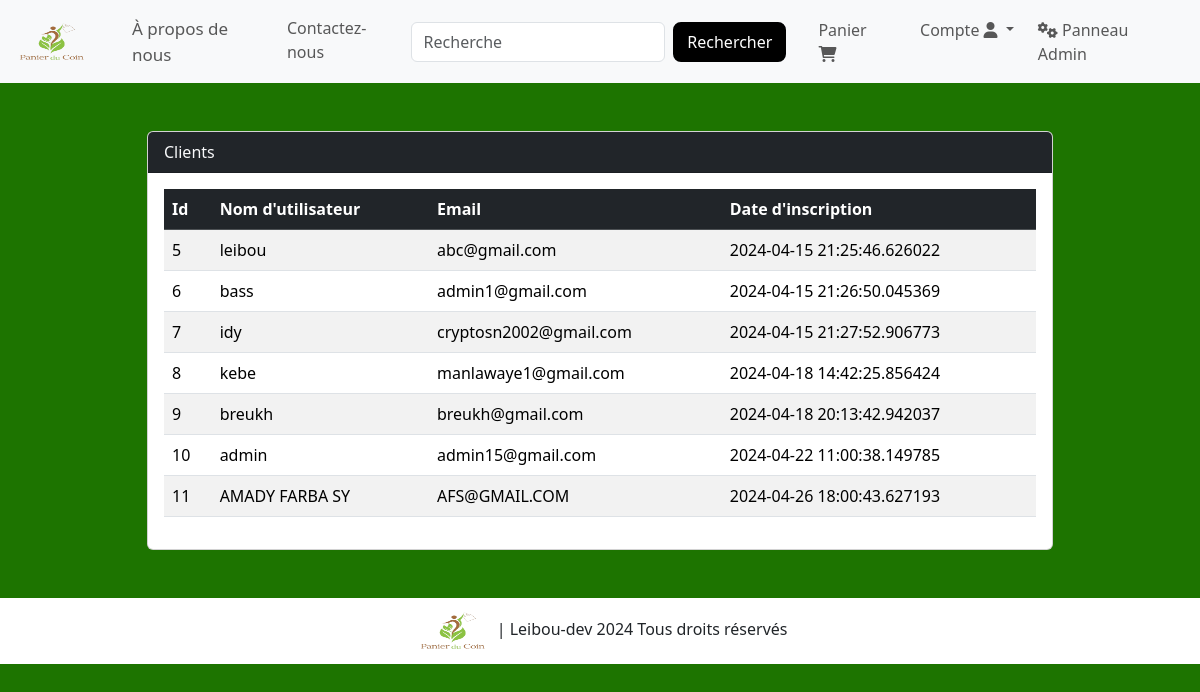
The app's page /customers (signed in) with its own data.
### website/models.py (models this page shows, shortened)
class Customer(db.Model, UserMixin):
    id = db.Column(db.Integer, primary_key=True)
    email = db.Column(db.String(100), unique=True)
    username = db.Column(db.String(100))
    password_hash = db.Column(db.String(150))
    date_joined = db.Column(db.DateTime(), default=datetime.utcnow)
    cart_items = db.relationship('Cart', backref=db.backref('customer', lazy=True))
    orders = db.relationship('OneOrder', backref=db.backref('customer', lazy=True))
    @property
    def password(self):
        raise AttributeError('Password is not a readable Attribute')

### website/admin.py (the view)
@admin.route('/customers')
@login_required
def display_customers():
    if current_user.id == 5 or 6:
        customers = Customer.query.all()
        return render_template('customers.html', customers=customers)
    return render_template('404.html')

### website/templates/customers.html (shortened to what this page needs)
{% extends 'base.html' %}
{% block body %}
<div class="container-fluid mt-5">
    <div class="row justify-content-center">
        <div class="col-md-10">
            <div class="card">
                <div class="card-header bg-dark text-light">
                    Clients
                </div>
                <div class="card-body">
                    <div class="table-responsive">
                        <table class="table table-hover table-striped">
                            <thead class="table-dark">
                                <tr>
                                    <th scope="col">Id</th>
                                    <th scope="col">Nom d'utilisateur</th>
                                    <th scope="col">Email</th>
                                    <th scope="col">Date d'inscription</th>
                                </tr>
                            </thead>
                            <tbody>
                                {% for customer in customers %}
                                <tr>
                                    <td>{{ customer.id }}</td>
                                    <td>{{ customer.username }}</td>
                                    <td>{{ customer.email }}</td>
                                    <td>{{ customer.date_joined }}</td>
                                </tr>
                                {% endfor %}
                            </tbody>
                        </table>
                    </div>
                </div>
            </div>
        </div>
    </div>
</div>
{% endblock %}

### records on screen
Customer: id "5", username "leibou", email "abc@gmail.com", date_joined "2024-04-15 21:25:46.626022"
Customer: id "6", username "bass", email "admin1@gmail.com", date_joined "2024-04-15 21:26:50.045369"
Customer: id "7", username "idy", email "cryptosn2002@gmail.com", date_joined "2024-04-15 21:27:52.906773"
Customer: id "8", username "kebe", email "manlawaye1@gmail.com", date_joined "2024-04-18 14:42:25.856424"
Customer: id "9", username "breukh", email "breukh@gmail.com", date_joined "2024-04-18 20:13:42.942037"
Customer: id "10", username "admin", email "admin15@gmail.com", date_joined "2024-04-22 11:00:38.149785"
Customer: id "11", username "AMADY FARBA SY", email "AFS@GMAIL.COM", date_joined "2024-04-26 18:00:43.627193"
